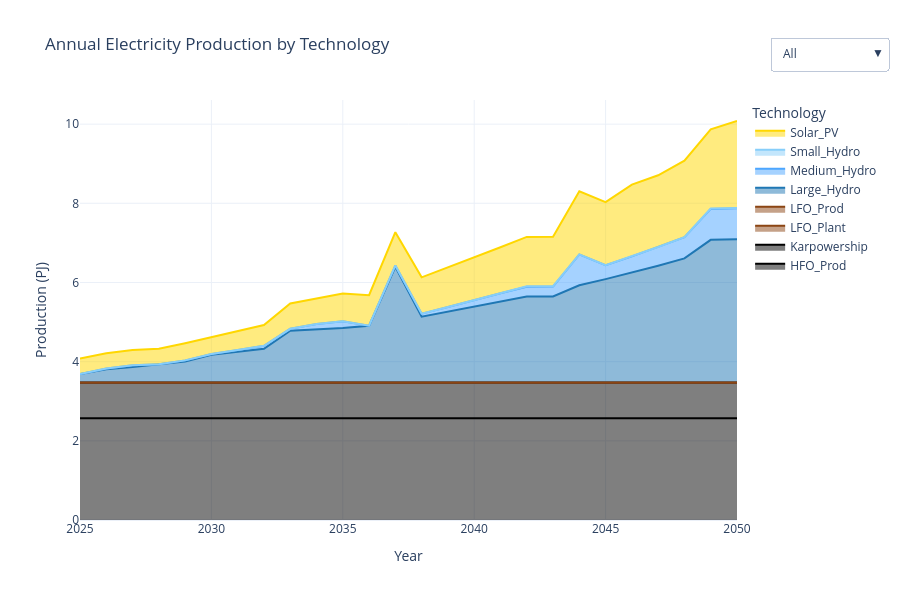

This figure's notebook cell:
### Markdown cell above
### Total Annual Production by Technology

### Code cell
import pandas as pd
import plotly.graph_objects as go

# === Load technology color mapping ===
with open("tech_colors.json") as f:
    tech_colors = json.load(f)

# === Load and rename production data ===
df_prod = pd.read_csv(res_dir / "ProductionByTechnologyAnnual.csv")
df_prod.rename(columns={
    "t": "TECHNOLOGY",
    "y": "YEAR",
    "ProductionByTechnologyAnnual": "VALUE"
}, inplace=True)

# === Pivot for area plot ===
df_pivot = df_prod.pivot_table(index="YEAR", columns="TECHNOLOGY", values="VALUE", aggfunc="sum")
years = df_pivot.index.tolist()

# === Create figure ===
fig = go.Figure()
trace_names = []

# Add one stacked area trace per technology
for tech in df_pivot.columns:
    trace_names.append(tech)
    fig.add_trace(go.Scatter(
        x=years,
        y=df_pivot[tech].fillna(0),
        mode='lines',
        stackgroup='one',
        name=tech,
        line=dict(color=tech_colors.get(tech, "#D3D3D3")),  # Use consistent color or fallback
        hovertemplate=f"{tech}<br>Year: %{{x}}<br>Production: %{{y:.2f}} PJ"
    ))

# === Dropdown visibility controls ===
visible_all = [True] * len(trace_names)
visible_none = [False] * len(trace_names)
visible_no_prod = [not tech.endswith("_Prod") for tech in trace_names]

# === Layout and interactivity ===
fig.update_layout(
    title="Annual Electricity Production by Technology",
    xaxis_title="Year",
    yaxis_title="Production (PJ)",
    template="plotly_white",
    legend_title="Technology",
    height=600,
    hovermode="x unified",
    updatemenus=[
        {
            "buttons": [
                {"label": "All", "method": "update", "args": [{"visible": visible_all}]},
                {"label": "None", "method": "update", "args": [{"visible": visible_none}]},
                {"label": "Exclude _Prod", "method": "update", "args": [{"visible": visible_no_prod}]}
            ],
            "direction": "down",
            "showactive": True,
            "x": 1.05,
            "xanchor": "left",
            "y": 1.15,
            "yanchor": "top"
        }
    ]
)

# Show plot
try:
    fig.show()
except ValueError:
    print("🔁 Fallback to browser due to rendering issue.")
    fig.show(renderer="browser")

### Figure 1 — Plotly figure (JSON) as saved in the notebook; plotly's stock layout.template omitted (floating-point values rounded to 4 significant figures)
{"data": [{"hovertemplate": "HFO_Prod<br>Year: %{x}<br>Production: %{y:.2f} PJ", "line": {"color": "#000000"}, "mode": "lines", "name": "HFO_Prod", "stackgroup": "one", "type": "scatter", "x": [2025, 2026, 2027, 2028, 2029, 2030, 2031, 2032, 2033, 2034, 2035, 2036, 2037, 2038, 2039, 2040, 2041, 2042, 2043, 2044, 2045, 2046, 2047, 2048, 2049, 2050], "y": [2.571, 2.571, 2.571, 2.571, 2.571, 2.571, 2.571, 2.571, 2.571, 2.571, 2.571, 2.571, 2.571, 2.571, 2.571, 2.571, 2.571, 2.571, 2.571, 2.571, 2.571, 2.571, 2.571, 2.571, 2.571, 2.571]}, {"hovertemplate": "Karpowership<br>Year: %{x}<br>Production: %{y:.2f} PJ", "line": {"color": "#000000"}, "mode": "lines", "name": "Karpowership", "stackgroup": "one", "type": "scatter", "x": [2025, 2026, 2027, 2028, 2029, 2030, 2031, 2032, 2033, 2034, 2035, 2036, 2037, 2038, 2039, 2040, 2041, 2042, 2043, 2044, 2045, 2046, 2047, 2048, 2049, 2050], "y": [0.9, 0.9, 0.9, 0.9, 0.9, 0.9, 0.9, 0.9, 0.9, 0.9, 0.9, 0.9, 0.9, 0.9, 0.9, 0.9, 0.9, 0.9, 0.9, 0.9, 0.9, 0.9, 0.9, 0.9, 0.9, 0.9]}, {"hovertemplate": "LFO_Plant<br>Year: %{x}<br>Production: %{y:.2f} PJ", "line": {"color": "#8B4513"}, "mode": "lines", "name": "LFO_Plant", "stackgroup": "one", "type": "scatter", "x": [2025, 2026, 2027, 2028, 2029, 2030, 2031, 2032, 2033, 2034, 2035, 2036, 2037, 2038, 2039, 2040, 2041, 2042, 2043, 2044, 2045, 2046, 2047, 2048, 2049, 2050], "y": [0.0, 0.0, 0.0, 0.0, 0.0, 0.0, 0.0, 0.0, 0.0, 0.0, 0.0, 0.0, 0.0, 0.0, 0.0, 0.0, 0.0, 0.0, 0.0, 0.0, 0.0, 0.0, 0.0, 0.0, 0.0, 0.0]}, {"hovertemplate": "LFO_Prod<br>Year: %{x}<br>Production: %{y:.2f} PJ", "line": {"color": "#8B4513"}, "mode": "lines", "name": "LFO_Prod", "stackgroup": "one", "type": "scatter", "x": [2025, 2026, 2027, 2028, 2029, 2030, 2031, 2032, 2033, 2034, 2035, 2036, 2037, 2038, 2039, 2040, 2041, 2042, 2043, 2044, 2045, 2046, 2047, 2048, 2049, 2050], "y": [0.0, 0.0, 0.0, 0.0, 0.0, 0.0, 0.0, 0.0, 0.0, 0.0, 0.0, 0.0, 0.0, 0.0, 0.0, 0.0, 0.0, 0.0, 0.0, 0.0, 0.0, 0.0, 0.0, 0.0, 0.0, 0.0]}, {"hovertemplate": "Large_Hydro<br>Year: %{x}<br>Production: %{y:.2f} PJ", "line": {"color": "#1f77b4"}, "mode": "lines", "name": "Large_Hydro", "stackgroup": "one", "type": "scatter", "x": [2025, 2026, 2027, 2028, 2029, 2030, 2031, 2032, 2033, 2034, 2035, 2036, 2037, 2038, 2039, 2040, 2041, 2042, 2043, 2044, 2045, 2046, 2047, 2048, 2049, 2050], "y": [0.2188, 0.334, 0.3945, 0.46, 0.5305, 0.7011, 0.7756, 0.8551, 1.312, 1.344, 1.378, 1.437, 2.923, 1.664, 1.789, 1.922, 2.045, 2.175, 2.178, 2.459, 2.614, 2.779, 2.953, 3.138, 3.606, 3.622]}, {"hovertemplate": "Medium_Hydro<br>Year: %{x}<br>Production: %{y:.2f} PJ", "line": {"color": "#4da6ff"}, "mode": "lines", "name": "Medium_Hydro", "stackgroup": "one", "type": "scatter", "x": [2025, 2026, 2027, 2028, 2029, 2030, 2031, 2032, 2033, 2034, 2035, 2036, 2037, 2038, 2039, 2040, 2041, 2042, 2043, 2044, 2045, 2046, 2047, 2048, 2049, 2050], "y": [0.0, 0.0192, 0.04038, 0.005868, 0.03054, 0.01997, 0.04604, 0.07387, 0.04618, 0.1353, 0.1691, 0.0, 0.03632, 0.07745, 0.121, 0.1676, 0.2106, 0.2463, 0.2474, 0.7805, 0.3525, 0.4101, 0.4712, 0.5359, 0.7805, 0.7805]}, {"hovertemplate": "Small_Hydro<br>Year: %{x}<br>Production: %{y:.2f} PJ", "line": {"color": "#87CEFA"}, "mode": "lines", "name": "Small_Hydro", "stackgroup": "one", "type": "scatter", "x": [2025, 2026, 2027, 2028, 2029, 2030, 2031, 2032, 2033, 2034, 2035, 2036, 2037, 2038, 2039, 2040, 2041, 2042, 2043, 2044, 2045, 2046, 2047, 2048, 2049, 2050], "y": [0.0, 0.0, 0.0, 0.0, 0.0, 0.0, 0.0, 0.0, 0.0, 0.0, 0.0, 0.0, 0.0, 0.0, 0.0, 0.0, 0.0, 0.009784, 0.009784, 0.0, 0.0, 0.0, 0.0, 0.0, 0.009784, 0.009784]}, {"hovertemplate": "Solar_PV<br>Year: %{x}<br>Production: %{y:.2f} PJ", "line": {"color": "#FFD700"}, "mode": "lines", "name": "Solar_PV", "stackgroup": "one", "type": "scatter", "x": [2025, 2026, 2027, 2028, 2029, 2030, 2031, 2032, 2033, 2034, 2035, 2036, 2037, 2038, 2039, 2040, 2041, 2042, 2043, 2044, 2045, 2046, 2047, 2048, 2049, 2050], "y": [0.3881, 0.3881, 0.3881, 0.3881, 0.4339, 0.4259, 0.4743, 0.526, 0.6387, 0.6401, 0.7028, 0.7698, 0.8409, 0.9173, 0.9982, 1.085, 1.165, 1.249, 1.251, 1.592, 1.592, 1.813, 1.813, 1.933, 2.003, 2.196]}], "layout": {"height": 600, "hovermode": "x unified", "legend": {"title": {"text": "Technology"}}, "title": {"text": "Annual Electricity Production by Technology"}, "updatemenus": [{"buttons": [{"args": [{"visible": [true, true, true, true, true, true, true, true]}], "label": "All", "method": "update"}, {"args": [{"visible": [false, false, false, false, false, false, false, false]}], "label": "None", "method": "update"}, {"args": [{"visible": [false, true, true, false, true, true, true, true]}], "label": "Exclude _Prod", "method": "update"}], "direction": "down", "showactive": true, "x": 1.05, "xanchor": "left", "y": 1.15, "yanchor": "top"}], "xaxis": {"title": {"text": "Year"}}, "yaxis": {"title": {"text": "Production (PJ)"}}}}
